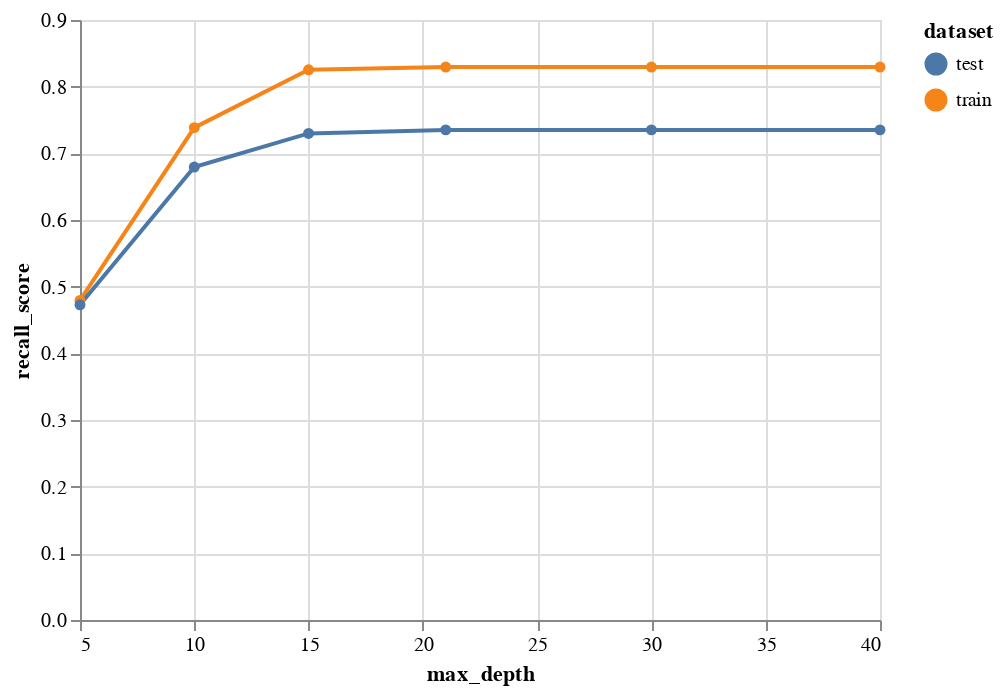

This figure's notebook cell:
### Code cell
compare_train_test(max_depth_summary, 'max_depth')

### Figure 1 — Vega-Lite specification as saved in the notebook (floating-point values rounded to 4 significant figures)
{"config": {"view": {"continuousWidth": 400, "continuousHeight": 300}}, "data": {"name": "data-f0e789697bb05ed8522453eeccb24b91"}, "mark": {"type": "line", "point": true}, "encoding": {"color": {"type": "nominal", "field": "dataset"}, "x": {"type": "quantitative", "field": "max_depth"}, "y": {"type": "quantitative", "field": "recall_score"}}, "$schema": "https://vega.github.io/schema/vega-lite/v4.8.1.json", "datasets": {"data-f0e789697bb05ed8522453eeccb24b91": [{"max_depth": 5, "recall_score": 0.4794, "dataset": "train", "overfitting": 0.006567}, {"max_depth": 5, "recall_score": 0.4728, "dataset": "test", "overfitting": 0.006567}, {"max_depth": 10, "recall_score": 0.7386, "dataset": "train", "overfitting": 0.05911}, {"max_depth": 10, "recall_score": 0.6794, "dataset": "test", "overfitting": 0.05911}, {"max_depth": 15, "recall_score": 0.8253, "dataset": "train", "overfitting": 0.09549}, {"max_depth": 15, "recall_score": 0.7299, "dataset": "test", "overfitting": 0.09549}, {"max_depth": 21, "recall_score": 0.8294, "dataset": "train", "overfitting": 0.09425}, {"max_depth": 21, "recall_score": 0.7352, "dataset": "test", "overfitting": 0.09425}, {"max_depth": 30, "recall_score": 0.8294, "dataset": "train", "overfitting": 0.09425}, {"max_depth": 30, "recall_score": 0.7352, "dataset": "test", "overfitting": 0.09425}, {"max_depth": 40, "recall_score": 0.8294, "dataset": "train", "overfitting": 0.09425}, {"max_depth": 40, "recall_score": 0.7352, "dataset": "test", "overfitting": 0.09425}]}}
